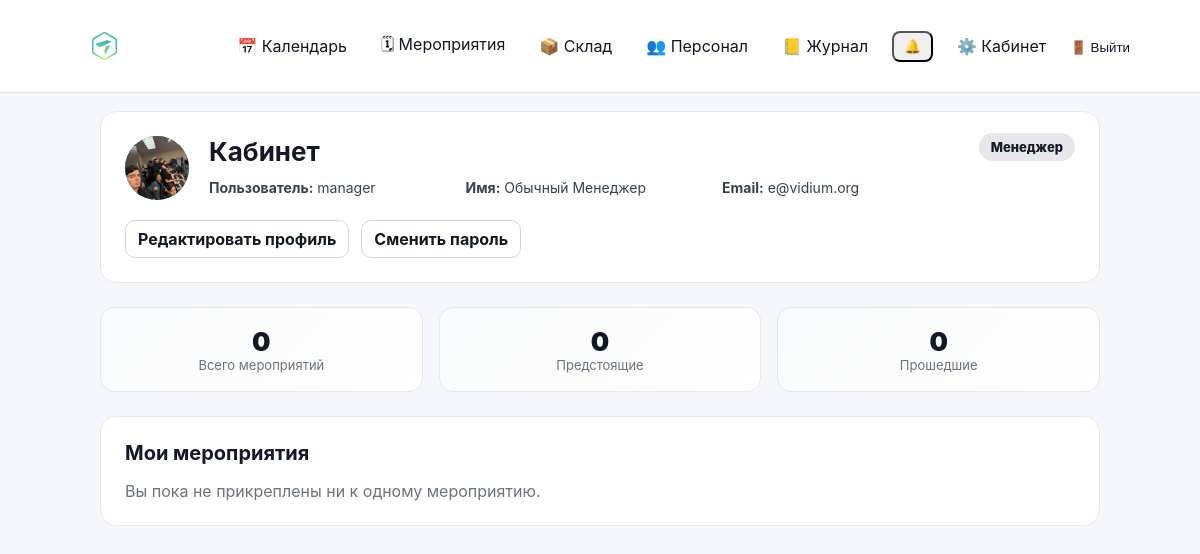
/cabinet/ (signed in), run on an earlier commit of the app's database.
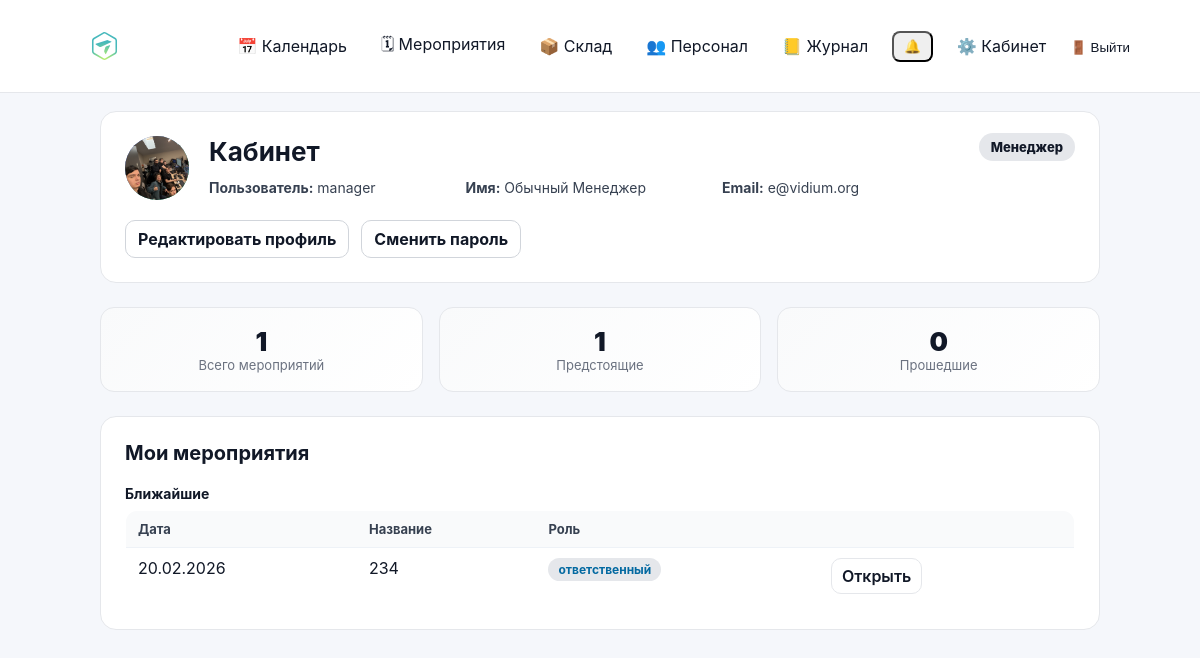
And on a later commit of the database.
### events/models.py (models this page shows, shortened)
class Event(models.Model):
    class Meta:
        permissions = [
            ("edit_event_card", "Can edit event card (dates/status/etc)"),
            ("edit_event_equipment", "Can edit event equipment (own/rented)"),
        ]
    STATUS_DRAFT = "draft"
    STATUS_CONFIRMED = "confirmed"
    STATUS_CANCELLED = "cancelled"
    STATUS_CLOSED = "closed"
    STATUS_CHOICES = (
        (STATUS_DRAFT, "Черновик"),
        (STATUS_CONFIRMED, "Подтверждено"),
        (STATUS_CANCELLED, "Отменено"),
        (STATUS_CLOSED, "Закрыто"),
    )
    name = models.CharField(max_length=200)
    start_date = models.DateField()
    end_date = models.DateField(blank=True, null=True)
    client = models.CharField(max_length=200, blank=True)
    location = models.CharField(max_length=200, blank=True)
    responsible = models.ForeignKey(
        User,
        on_delete=models.SET_NULL,
        null=True,
        related_name="events",
    )
    s_engineer = models.ForeignKey(
        User,
        on_delete=models.SET_NULL,
        null=True,
        blank=True,
        related_name="senior_events",
    )
    engineers = models.ManyToManyField(
        User,
        blank=True,
        related_name="engineer_events",
    )
    notes = models.TextField(blank=True, default="")
    is_deleted = models.BooleanField(default=False)
    deleted_at = models.DateTimeField(null=True, blank=True)
    status = models.CharField(
        max_length=20,
        choices=STATUS_CHOICES,
        default=STATUS_DRAFT,
    )
    created_at = models.DateTimeField(auto_now_add=True)

### cabinet/views.py (the view)
# urls.py: path("", views.dashboard, name="dashboard"),
@login_required
def dashboard(request):
    user = request.user
    today = date.today()
    profile, _ = Profile.objects.get_or_create(user=user)
    q = Q(responsible=user)
    if hasattr(Event, "s_engineer"):
        q = q | Q(s_engineer=user)
    if hasattr(Event, "engineers"):
        q = q | Q(engineers=user)
    qs = (
        Event.objects
        .filter(q)
        .distinct()
        .order_by("start_date", "id")
    )
    if hasattr(Event, "s_engineer"):
        qs = qs.select_related("responsible", "s_engineer")
    else:
        qs = qs.select_related("responsible")
    if hasattr(Event, "engineers"):
        qs = qs.prefetch_related("engineers")
    upcoming = []
    past = []
    for ev in qs:
        end = ev.end_date or ev.start_date
        role_name, role_slug = _event_user_role(ev, user)
        item = {
            "event": ev,
            "date_display": _format_date_range(ev.start_date, ev.end_date),
            "role_name": role_name,
            "role_slug": role_slug,
        }
        if end >= today:
            upcoming.append(item)
        else:
            past.append(item)
    upcoming.sort(key=lambda x: (x["event"].start_date, x["event"].id))
    past.sort(key=lambda x: (x["event"].start_date, x["event"].id), reverse=True)
    stats = {
        "total": len(upcoming) + len(past),
        "upcoming": len(upcoming),
        "past": len(past),
    }
    role_name, role_slug = _get_primary_role(user)
    return render(request, "cabinet/dashboard.html", {
        "role_name": role_name,
        "role_slug": role_slug,
        "stats": stats,
        "upcoming_events": upcoming,
        "past_events": past,
        "profile": profile,
    })

### accounts/context_processors.py (called while the page is built)
def authz_flags(request):
    user = getattr(request, "user", None)
    return {
        "can_manage_staff": can_manage_staff(user),
        "can_edit_event_card": can_edit_event_card(user),
        "can_edit_event_equipment": can_edit_event_equipment(user),
        "can_edit_inventory": can_edit_inventory(user),
        "can_view_stock": can_view_stock(user),
    }

### accounts/models.py (called while the page is built)
    def get_full_name(self) -> str:
        parts = [self.last_name, self.first_name, self.patronymic]
        return " ".join([p.strip() for p in parts if p and p.strip()]).strip() or self.username

### accounts/permissions.py (called while the page is built)
def _ok(user) -> bool:
    return bool(user and user.is_authenticated)

def is_super(user) -> bool:
    return bool(_ok(user) and getattr(user, "is_superuser", False))

def can_manage_staff(user) -> bool:
    return is_super(user) or (_ok(user) and user.has_perm("accounts.manage_staff"))

def can_edit_inventory(user) -> bool:
    return is_super(user) or (_ok(user) and user.has_perm("inventory.manage_inventory"))

def can_view_stock(user) -> bool:
    return is_super(user) or (_ok(user) and (user.has_perm("inventory.manage_inventory") or user.has_perm("events.edit_event_card")))

### cabinet/templates/cabinet/dashboard.html (shortened to what this page needs)
{% extends "base.html" %}
{% load static %}
{% block content %}
<div class="cabinet-page">
    <div class="cabinet-card cabinet-profile">
        <div class="cabinet-profile-header">
            <div class="cabinet-avatar" style="overflow:hidden;">
                {% if profile.photo %}
                    <img
                        src="{{ profile.photo.url }}"
                        alt="Фото профиля"
                        style="width:100%; height:100%; object-fit:cover; display:block;"
                    >
                {% else %}
                    {{ user.first_name|default:user.username|slice:":1"|upper }}
                {% endif %}
            </div>
            <div class="cabinet-profile-info">
                <h1 class="cabinet-title">Кабинет</h1>
                <div class="cabinet-user-meta">
                    <div><strong>Пользователь:</strong> {{ user.username }}</div>
                    <div><strong>Имя:</strong> {{ user.get_full_name|default:"—" }}</div>
                    <div><strong>Email:</strong> {{ user.email|default:"—" }}</div>
                </div>
            </div>
            <div class="cabinet-role">
                <span class="role-badge role-{{ role_slug }}">
                    {{ role_name }}
                </span>
            </div>
        </div>
        <div class="cabinet-actions">
            <a href="{% url 'cabinet:profile_edit' %}" class="btn">
                Редактировать профиль
            </a>
            <a href="{% url 'cabinet:password_change' %}" class="btn">
                Сменить пароль
            </a>
        </div>
    </div>
    <div class="cabinet-stats">
        <div class="stat-card">
            <div class="stat-value">{{ stats.total }}</div>
            <div class="stat-label">Всего мероприятий</div>
        </div>
        <div class="stat-card">
            <div class="stat-value">{{ stats.upcoming }}</div>
            <div class="stat-label">Предстоящие</div>
        </div>
        <div class="stat-card">
            <div class="stat-value">{{ stats.past }}</div>
            <div class="stat-label">Прошедшие</div>
        </div>
    </div>
    <div class="cabinet-card">
        <h2 class="cabinet-section-title">Мои мероприятия</h2>
        {% if upcoming_events %}
        <div class="cabinet-subtitle">Ближайшие</div>
        <table class="list-table">
            <thead>
                <tr>
                    <th>Дата</th>
                    <th>Название</th>
                    <th>Роль</th>
                    <th></th>
                </tr>
            </thead>
            <tbody>
                {% for item in upcoming_events %}
                <tr>
                    <td>{{ item.date_display }}</td>
                    <td>{{ item.event.name }}</td>
                    <td>
                        <span class="role-pill role-{{ item.role_slug }}">
                            {{ item.role_name }}
                        </span>
                    </td>
                    <td>
                        <a href="{% url 'event_detail' item.event.id %}" class="btn btn-secondary">
                            Открыть
                        </a>
                    </td>
                </tr>
                {% endfor %}
            </tbody>
        </table>
        {% endif %}
        {% if not upcoming_events and not past_events %}
          <p style="margin: 12px 0 0; color: #6b7280;">Вы пока не прикреплены ни к одному мероприятию.</p>
        {% endif %}
    </div>
</div>
{% endblock %}

What changed in the data, as far as the page shows it:
added Event: date_display "20.02.2026", event.name "234", role_name "ответственный"
Also different on the page:
{{ stats.total }}: "0" → "1"
{{ stats.upcoming }}: "0" → "1"
text no longer shown: "Вы пока не прикреплены ни к одному мероприятию."
text now shown: "Ближайшие Дата Название Роль"
